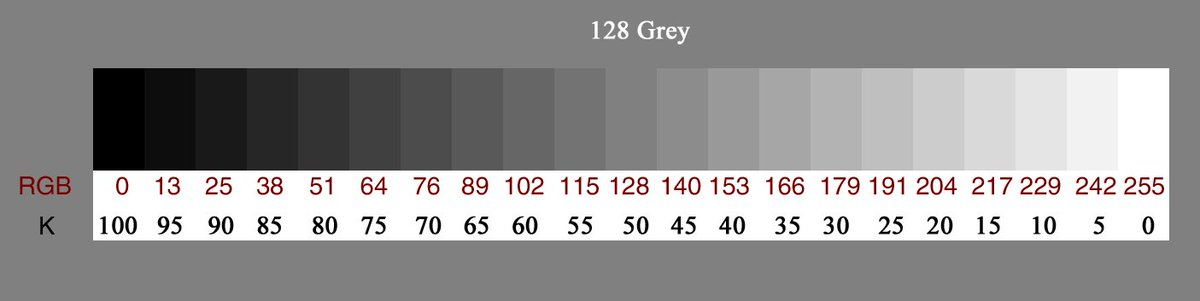
#> input picture lr2/shkalaNeTolkoSerogo.jpg, 1200 x 301 px
$ python lab2.py
#> lines starting #> are read from the running program, lines starting #| are printed output that depends on the picture; after the words box and inside, x2 and y2 are one past the last pixel; in counts of white or black regions, pixels touching at a corner belong together
import cv2
import numpy as np
import math
import time

# задание 1

def nothing(x):
    pass

shkalaNeTolkoSerogo = cv2.imread('lr2/shkalaNeTolkoSerogo.jpg')
#> shkalaNeTolkoSerogo is the input picture: shape (301, 1200, 3); mean B, G, R 148.4, 148.4, 149.7
shkalaSerogo = cv2.cvtColor(shkalaNeTolkoSerogo, cv2.COLOR_BGR2GRAY)
coordPictireX = 0
coordPictireY = 0


while True:
    cv2.imshow('shkalaSerogo', shkalaSerogo)
    cv2.moveWindow('shkalaSerogo', coordPictireX, coordPictireY)
    if cv2.waitKey(1) == ord('q'):
#> (key q is pressed here)
        break

cv2.destroyWindow('shkalaSerogo')

cv2.namedWindow("conversion parameter")
cv2.createTrackbar("T1", "conversion parameter", 0, 255, nothing)
#> slider 'T1' is set to 85
cv2.createTrackbar("T2", "conversion parameter", 0, 255, nothing)
#> slider 'T2' is set to 85
cv2.moveWindow("conversion parameter", 0, 350)
cv2.resizeWindow("conversion parameter", 500, 50)

while True:
    T1 = int(cv2.getTrackbarPos("T1", "conversion parameter"))
    T2 = int(cv2.getTrackbarPos("T2", "conversion parameter"))
    _, threshPicture1 = cv2.threshold(shkalaSerogo, T1, T2, cv2.THRESH_TRUNC)
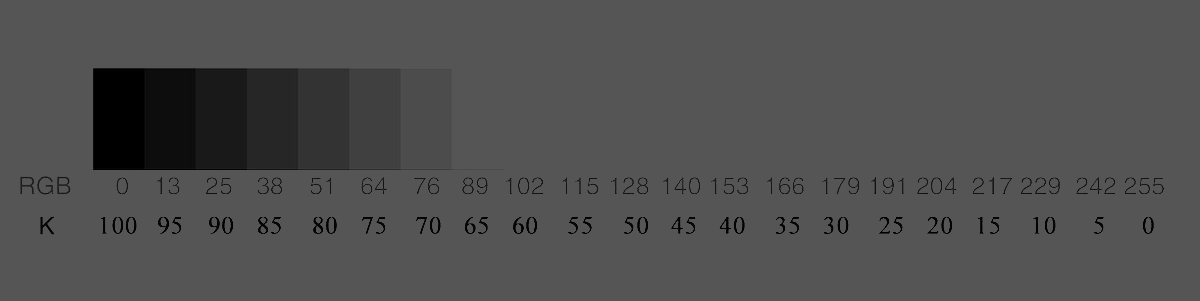
#> threshPicture1: shape (301, 1200); min 0, max 85, mean 79.3
    cv2.imshow('THRESH_TRUNC', threshPicture1)
    cv2.moveWindow('THRESH_TRUNC', coordPictireX, coordPictireY)
    if cv2.waitKey(1) == ord('q'):
#> (key q is pressed here)
        break

cv2.destroyWindow('THRESH_TRUNC')

while True:
    T1 = int(cv2.getTrackbarPos("T1", "conversion parameter"))
    T2 = int(cv2.getTrackbarPos("T2", "conversion parameter"))
    _, threshPicture2 = cv2.threshold(shkalaSerogo, T1, T2, cv2.THRESH_OTSU)
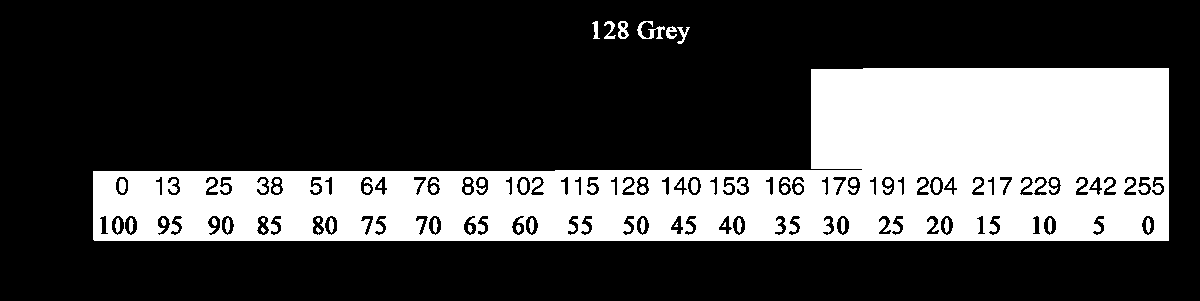
#> threshPicture2: shape (301, 1200); values 0 (black) and 85 (white), 28.8% white; 51 white regions (9 under 20 px), largest, box (x1, y1, x2, y2) and area: (93, 68, 1169, 241) 101499, (637, 21, 665, 39) 195, (618, 21, 629, 39) 121
    cv2.imshow('THRESH_OTSU', threshPicture2)
    cv2.moveWindow('THRESH_OTSU', coordPictireX, coordPictireY)
    if cv2.waitKey(1) == ord('q'):
#> (key q is pressed here)
        break

cv2.destroyWindow('THRESH_OTSU')

while True:
    T1 = int(cv2.getTrackbarPos("T1", "conversion parameter"))
    T2 = int(cv2.getTrackbarPos("T2", "conversion parameter"))
    _, threshPicture3 = cv2.threshold(shkalaSerogo, T1, T2, cv2.THRESH_BINARY)
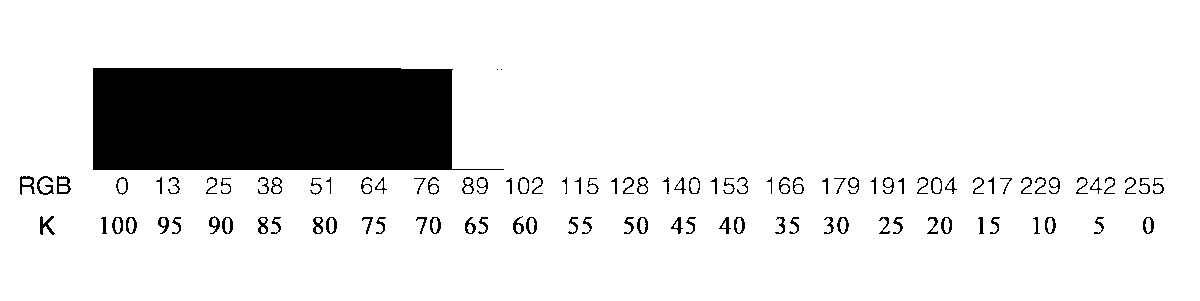
#> threshPicture3: shape (301, 1200); values 0 (black) and 85 (white), 88.1% white; 102 black regions (2 under 20 px), largest, box (x1, y1, x2, y2) and area: (93, 68, 504, 170) 36620, (40, 216, 55, 235) 130, (57, 176, 71, 194) 126
    cv2.imshow('THRESH_BINARY', threshPicture3)
    cv2.moveWindow('THRESH_BINARY', coordPictireX, coordPictireY)
    if cv2.waitKey(1) == ord('q'):
#> (key q is pressed here)
        break

cv2.destroyWindow('THRESH_BINARY')

while True:
    T1 = int(cv2.getTrackbarPos("T1", "conversion parameter"))
    T2 = int(cv2.getTrackbarPos("T2", "conversion parameter"))
    _, threshPicture4 = cv2.threshold(shkalaSerogo, T1, T2, cv2.THRESH_BINARY_INV)
    cv2.imshow('THRESH_BINARY_INV', threshPicture4)
    cv2.moveWindow('THRESH_BINARY_INV', coordPictireX, coordPictireY)
    if cv2.waitKey(1) == ord('q'):
#> (key q is pressed here)
        break

cv2.destroyWindow('THRESH_BINARY_INV')

while True:
    T1 = int(cv2.getTrackbarPos("T1", "conversion parameter"))
    T2 = int(cv2.getTrackbarPos("T2", "conversion parameter"))
    _, threshPicture5 = cv2.threshold(shkalaSerogo, T1, T2, cv2.THRESH_TRIANGLE)
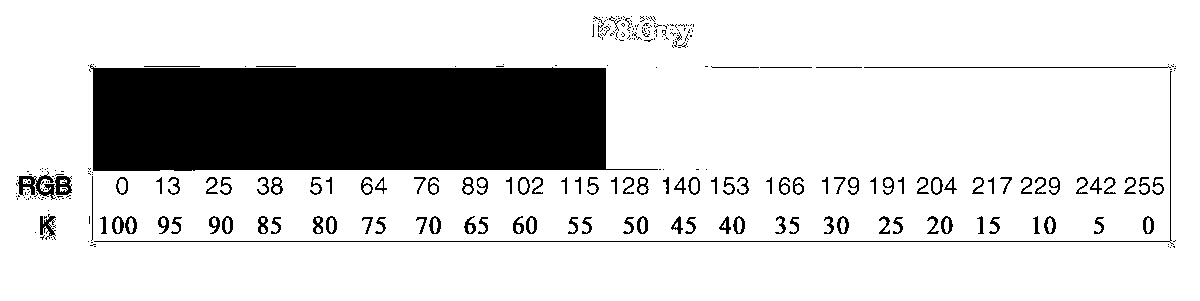
#> threshPicture5: shape (301, 1200); values 0 (black) and 85 (white), 82.5% white; 310 black regions (200 under 20 px), largest, box (x1, y1, x2, y2) and area: (90, 64, 658, 171) 52475, (94, 71, 1174, 245) 1252, (18, 171, 56, 200) 448
    cv2.imshow('THRESH_TRIANGLE', threshPicture5)
    cv2.moveWindow('THRESH_TRIANGLE', coordPictireX, coordPictireY)
    if cv2.waitKey(1) == ord('q'):
#> (key q is pressed here)
        break

cv2.destroyWindow('THRESH_TRIANGLE')
cv2.destroyWindow('conversion parameter')

cv2.namedWindow("conversion parameter")
cv2.createTrackbar("T1", "conversion parameter", 0, 255, nothing)
#> slider 'T1' is set to 85
cv2.createTrackbar("T2", "conversion parameter", 0, 50, nothing)
#> slider 'T2' is set to 16
cv2.createTrackbar("T3", "conversion parameter", 0, 50, nothing)
#> slider 'T3' is set to 16
cv2.moveWindow("conversion parameter", 0, 350)
cv2.resizeWindow("conversion parameter", 500, 50)

while True:
    T1 = int(cv2.getTrackbarPos("T1", "conversion parameter"))
    T2 = int(cv2.getTrackbarPos("T2", "conversion parameter"))
    T3 = int(cv2.getTrackbarPos("T3", "conversion parameter"))
    try:
        adaptiveTHRESH_BINARY = cv2.adaptiveThreshold(shkalaSerogo, T1, cv2.ADAPTIVE_THRESH_MEAN_C, cv2.THRESH_BINARY, T2, T3)
        cv2.imshow('adaptiveTHRESH_TRUNC', adaptiveTHRESH_BINARY)
        cv2.moveWindow('adaptiveTHRESH_TRUNC', coordPictireX, coordPictireY)
    except cv2.error:
        pass
    if cv2.waitKey(1) == ord('q'):
#> (key q is pressed here)
        break

cv2.destroyWindow('adaptiveTHRESH_TRUNC')

while True:
    T1 = int(cv2.getTrackbarPos("T1", "conversion parameter"))
    T2 = int(cv2.getTrackbarPos("T2", "conversion parameter"))
    T3 = int(cv2.getTrackbarPos("T3", "conversion parameter"))
    try:
        adaptiveTHRESH_BINARY_INV = cv2.adaptiveThreshold(shkalaSerogo, T1, cv2.ADAPTIVE_THRESH_GAUSSIAN_C, cv2.THRESH_BINARY_INV, T2, T3)
        cv2.imshow('adaptiveTHRESH_BINARY_INV', adaptiveTHRESH_BINARY_INV)
        cv2.moveWindow('adaptiveTHRESH_BINARY_INV', coordPictireX, coordPictireY)
    except cv2.error:
        pass
    if cv2.waitKey(1) == ord('q'):
#> (key q is pressed here)
        break

cv2.destroyWindow('adaptiveTHRESH_BINARY_INV')
cv2.destroyWindow('conversion parameter')

# задание 2

# картинка 221

def nothing(x):
    pass

picture221 = cv2.imread('lr2/221.jpg')
#> (the run stopped early here; a loop or call above may not have finished)
